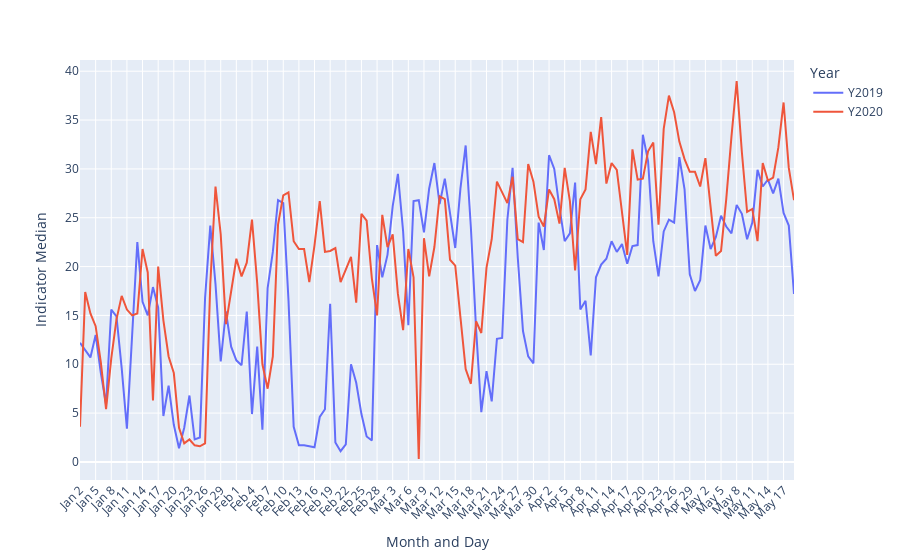

The notebook cell this image was saved under:
### Markdown cell above
# Plot o3 levels for 2019 and 2020 for Paris

### Code cell
figure = line_plot(data_grouped_days, 'o3', 'Paris')
figure.show()

### Figure 1 — Plotly figure (JSON) as saved in the notebook; plotly's stock layout.template omitted (floating-point values rounded to 4 significant figures; data arrays with more than 128 entries replaced by an {"elided": "..."} marker saying what was removed)
{"data": [{"hovertemplate": "Year=Y2019<br>DayMonth=%{x}<br>median=%{y}<extra></extra>", "legendgroup": "Y2019", "line": {"color": "#636efa", "dash": "solid"}, "mode": "lines", "name": "Y2019", "orientation": "v", "showlegend": true, "type": "scatter", "x": {"elided": "138 str values"}, "xaxis": "x", "y": {"elided": "138 float values"}, "yaxis": "y"}, {"hovertemplate": "Year=Y2020<br>DayMonth=%{x}<br>median=%{y}<extra></extra>", "legendgroup": "Y2020", "line": {"color": "#EF553B", "dash": "solid"}, "mode": "lines", "name": "Y2020", "orientation": "v", "showlegend": true, "type": "scatter", "x": {"elided": "138 str values"}, "xaxis": "x", "y": {"elided": "138 float values"}, "yaxis": "y"}], "layout": {"legend": {"title": {"text": "Year"}, "tracegroupgap": 0}, "margin": {"t": 60}, "xaxis": {"anchor": "y", "domain": [0, 1], "tickangle": -45, "title": {"text": "Month and Day"}}, "yaxis": {"anchor": "x", "domain": [0, 1], "title": {"text": "Indicator Median"}}}}
